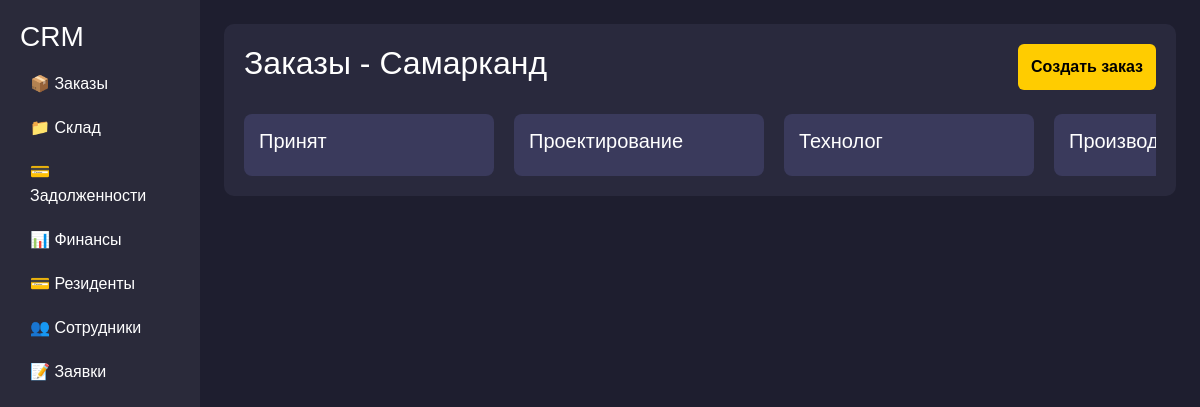
The app's page /dashboard/ (signed in), older data.
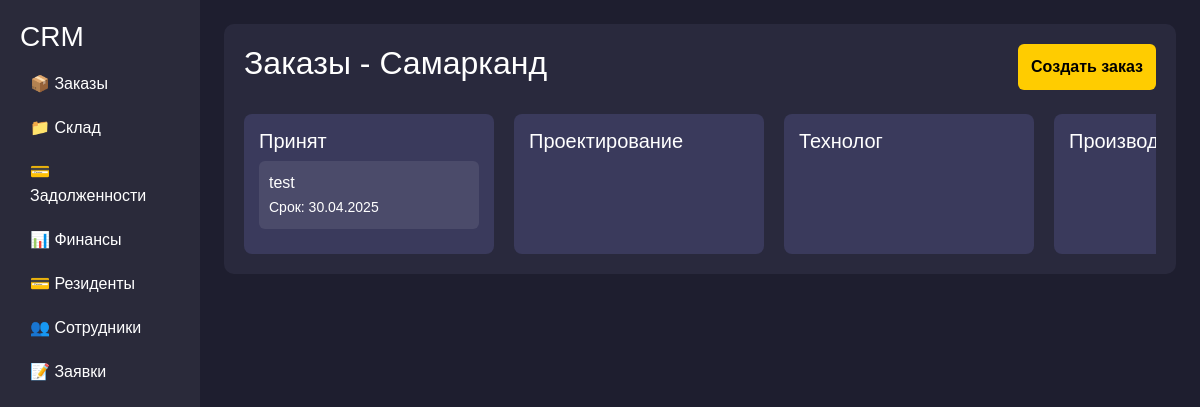
The same page, newer data.
### backend/models.py (models this page shows, shortened)
class Orders(models.Model):
    Stage_CHOICES = [
        ("accepted", "Принят"),  # Accepted / Received
        ("design", "Проектирование"),  # Project Design / Planning
        ("technologist", "Технолог"),  # Technologist Stage
        ("manufacturing", "Производство"),  # Manufacturing
        ("assembly", "Сборка"),  # Assembly
        ("delivery", "Доставка"),  # Delivery
        ("order_ready", "Заказ готов"),  # Order Ready
        ("finished", "Завершено"),  # Fully Completed / Finished
    ]
    Social_CHOICES = [
        ("social", "Социальные сети"),
        ("cold_calls", "Холодные звонки"),
        ("word_of_mouth", "Сарафанное радио"),
    ]
    client=models.CharField(max_length=250)
    adress=models.CharField(max_length=250)
    order_sum=models.DecimalField(max_digits=10, decimal_places=2,default=0)
    order_predoplata=models.IntegerField(default=0)
    description=models.TextField()
    phone=models.CharField(max_length=50)
    social=models.CharField(max_length=20, choices=Social_CHOICES)
    stage = models.CharField(max_length=20, choices=Stage_CHOICES)
    add_order=models.DateField()
    complete_order=models.DateField()

### backend/views.py (the view)
# urls.py: path('dashboard/',views.Dashboard.as_view(),name='dashboard'),
class Dashboard(LoginRequiredMixin,TemplateView):
   login_url = reverse_lazy('login')
   template_name = 'dashboard.html'
   def get_context_data(self, *, object_list=None, **kwargs):
      context = super().get_context_data(**kwargs)
      context['accepted']=Orders.objects.filter(stage='accepted')
      context['design'] = Orders.objects.filter(stage='design')
      context['technologist'] = Orders.objects.filter(stage='technologist')
      context['manufacturing'] = Orders.objects.filter(stage='manufacturing')
      context['assembly'] = Orders.objects.filter(stage='assembly')
      context['delivery'] = Orders.objects.filter(stage='delivery')
      context['order_ready'] = Orders.objects.filter(stage='order_ready')
      context['finished'] = Orders.objects.filter(stage='finished')
      return context

### backend/templates/dashboard.html
{% if request.user.profile.approve %}
{% if request.user.profile.position == "admin"%}
    {% include 'admin.html' %}
{% elif request.user.profile.position == 'designer' %}
    {% include 'designer.html' %}
{% endif %}
{% else %}
{% include 'waiting.html' %}
{% endif %}

### backend/templates/admin.html (shortened to what this page needs)
<!DOCTYPE html>
<html lang="ru">
<head>
    <link href="https://cdn.jsdelivr.net/npm/bootstrap@5.3.0/dist/css/bootstrap.min.css" rel="stylesheet">
    <link href="https://cdnjs.cloudflare.com/ajax/libs/font-awesome/6.4.2/css/all.min.css" rel="stylesheet">
</head>
<body>
    <div class="container-fluid">
        <div class="row">
            <nav class="col-md-2 sidebar">
                <h3>CRM</h3>
                <a href="">📦 Заказы</a>
                <a href="{% url 'warehouse' %}">📁 Склад</a>
                <a href="{% url 'debt' %}">💳 Задолженности</a>
                <a href="{% url 'money' %}">📊 Финансы</a>
                <a href="{% url 'rezident' %}">💳 Резиденты</a>
                <a href="{% url 'staff' %}">👥 Сотрудники</a>
                <a href="{% url 'apply'%}">📝 Заявки</a>
            </nav>
            <main class="col-md-10 p-4">
                <div class="main-content">
                    <div class="d-flex justify-content-between">
                        <h2>Заказы - Самарканд</h2>
                        <button class="btn btn-custom" onclick="window.location.href='{% url 'order' %}'">Создать заказ</button>
                    </div>
                    <div class="kanban mt-4">
                         <div class="kanban-column" id="column1" ondrop="drop(event)" ondragover="allowDrop(event)">
                            <h5>Принят</h5>
                            {% for item in accepted %}
                            <div class="kanban-item" id="order1" draggable="true" ondragstart="drag(event)">{{item.client}}<br><small>Срок: {{item.complete_order|date:"d.m.Y"}}</small></div>
                            {% endfor %}
                        </div>
                        <div class="kanban-column" id="column2" ondrop="drop(event)" ondragover="allowDrop(event)">
                            <h5>Проектирование</h5>
                        </div>
                        <div class="kanban-column">
                            <h5>Технолог</h5>
                        </div>
                        <div class="kanban-column">
                            <h5>Производство</h5>
                        </div>
                    </div>
                </div>
            </main>
        </div>
    </div>
</body>
</html>

Row changes from the older to the newer data that the page shows:
now on this page (row edited): Orders: client "test", complete_order "30.04.2025"
